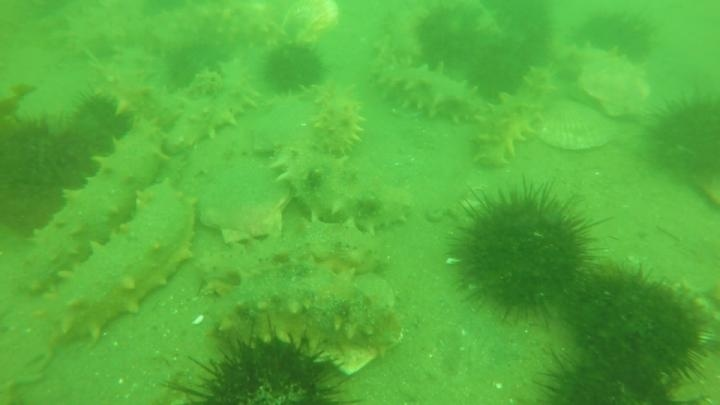
#> input picture input/1204.jpg, 720 x 405 px; its folder holds only this picture in this run
$ python icm.py
#> lines starting #> are read from the running program, lines starting #| are printed output that depends on the picture
#> in process_images, img is the input picture: shape (405, 720, 3); mean B, G, R 61.3, 175.1, 86.9
import numpy as np
import cv2
from skimage.color import rgb2hsv,hsv2rgb
import os
import natsort

def stretching(img):
    height = len(img)
#> height = 405
    width = len(img[0])
#> width = 720
    for k in range(0, 3):
        Max_channel  = np.max(img[:,:,k])
        Min_channel  = np.min(img[:,:,k])
        # print('Max_channel',Max_channel)
        # print('Min_channel',Min_channel)
        for i in range(height):
            for j in range(width):
                img[i,j,k] = (img[i,j,k] - Min_channel) * (255 - 0) / (Max_channel - Min_channel)+ 0
#> this loop made 3 passes
#> (Max_channel, Min_channel) on passes 1 to 3: (161, 8), (255, 79), (173, 23)
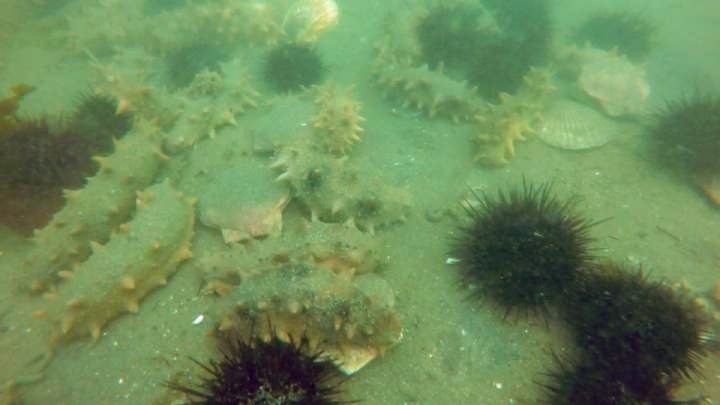
#> img: shape (405, 720, 3); mean B, G, R 88.4, 138.7, 108.3
    return img

def global_stretching(img_L,height, width):
    I_min = np.min(img_L)
    I_max = np.max(img_L)
    I_mean = np.mean(img_L)

    array_Global_histogram_stretching_L = np.zeros((height, width))
    for i in range(0, height):
        for j in range(0, width):
            p_out = (img_L[i][j] - I_min) * ((1) / (I_max - I_min))
            array_Global_histogram_stretching_L[i][j] = p_out

    return array_Global_histogram_stretching_L

def  HSVStretching(sceneRadiance):
    height = len(sceneRadiance)
#> height = 405
    width = len(sceneRadiance[0])
#> width = 720
    img_hsv = rgb2hsv(sceneRadiance)
#> img_hsv: shape (405, 720, 3) float64; mean of channels 0, 1, 2 0.406, 0.367, 0.546
    h, s, v = cv2.split(img_hsv)
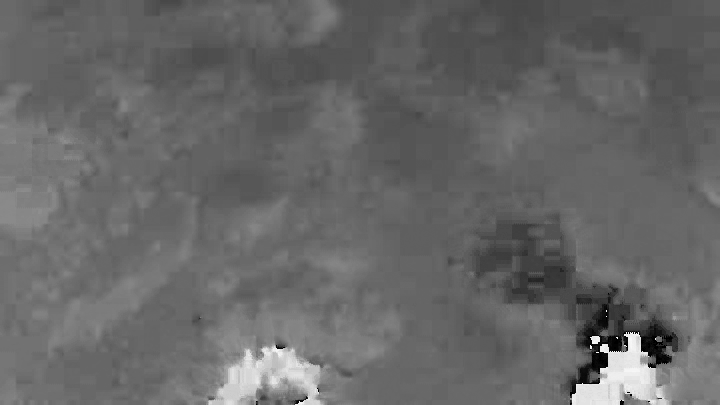
#> h: shape (405, 720) float64; min 0, max 0.988, mean 0.406
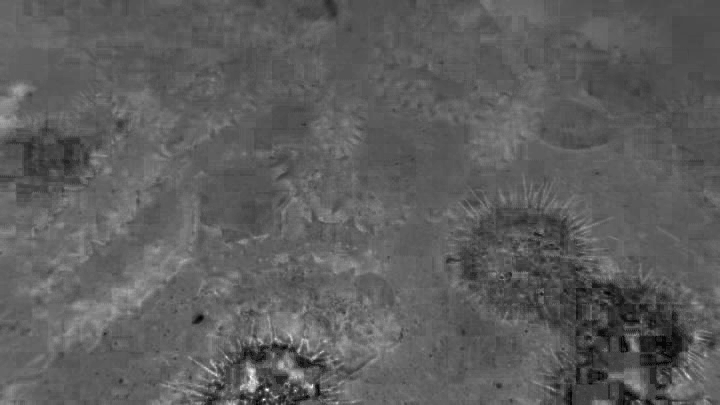
#> s: shape (405, 720) float64; min 0, max 1, mean 0.367
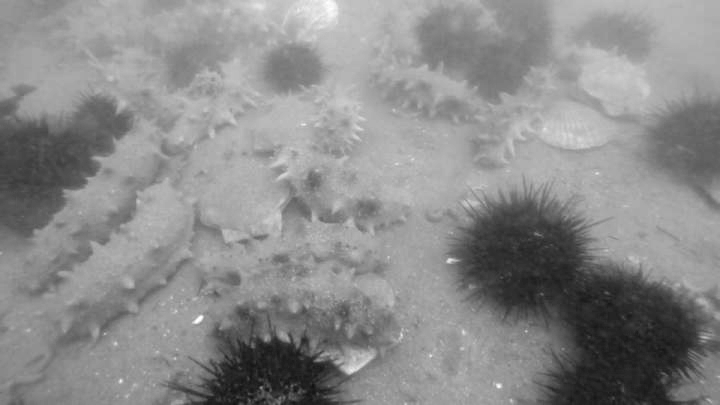
#> v: shape (405, 720) float64; min 0.0627, max 1, mean 0.546
    img_s_stretching = global_stretching(s, height, width)
#> in global_stretching, `I_min = np.min(img_L)`: I_min = 0
#> in global_stretching, `I_max = np.max(img_L)`: I_max = 1
#> in global_stretching, `I_mean = np.mean(img_L)`: I_mean = 0.367
    img_v_stretching = global_stretching(v, height, width)

    labArray = np.zeros((height, width, 3), 'float64')
    labArray[:, :, 0] = h
#> labArray: shape (405, 720, 3) float64; mean of channels 0, 1, 2 0.406, 0, 0
    labArray[:, :, 1] = img_s_stretching
#> labArray: shape (405, 720, 3) float64; mean of channels 0, 1, 2 0.406, 0.367, 0
    labArray[:, :, 2] = img_v_stretching
#> labArray: shape (405, 720, 3) float64; mean of channels 0, 1, 2 0.406, 0.367, 0.515
    img_rgb = hsv2rgb(labArray) * 255
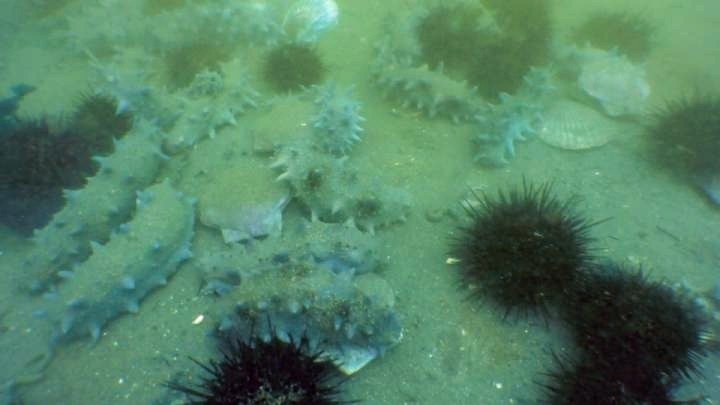
#> img_rgb: shape (405, 720, 3) float64; mean R, G, B 83.3, 131.1, 102

    return img_rgb

def sceneRadianceRGB(sceneRadiance):

    sceneRadiance = np.clip(sceneRadiance, 0, 255)
    sceneRadiance = np.uint8(sceneRadiance)

    return sceneRadiance

def ICM(img):
    sceneRadiance = sceneRadianceRGB(img)
    sceneRadiance = HSVStretching(sceneRadiance)
    sceneRadiance = sceneRadianceRGB(sceneRadiance)
    return sceneRadiance


def process_images(input_folder, output_folder):
    files = os.listdir(input_folder)
    files = natsort.natsorted(files)
    for file in files:
        filepath = os.path.join(input_folder, file)
        if os.path.isfile(filepath):
            print('Processing file:', file)
            img = cv2.imread(filepath)
            img = stretching(img)
            sceneRadiance = sceneRadianceRGB(img)
            sceneRadiance = HSVStretching(sceneRadiance)
            sceneRadiance = sceneRadianceRGB(sceneRadiance)
            output_path = os.path.join(output_folder, file.split('.')[0] + '_ICM.jpg')
            cv2.imwrite(output_path, sceneRadiance)

if __name__ == '__main__':
    input_folder = "./input"
    output_folder = "./output"
    process_images(input_folder, output_folder)

$ run again, on input/426.jpg
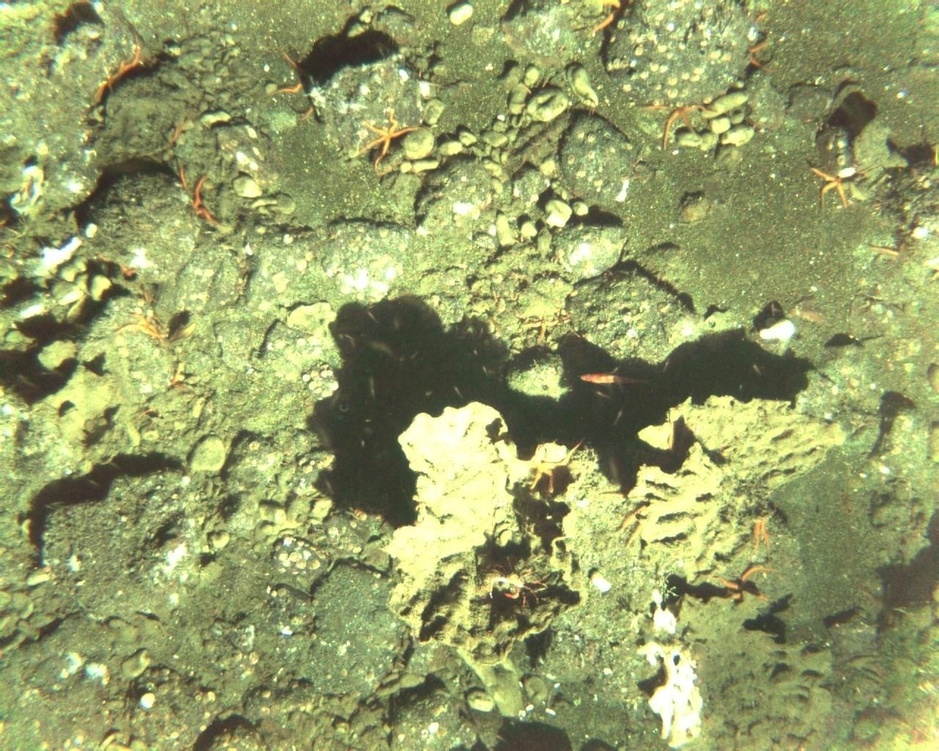
#> input picture input/426.jpg, 939 x 751 px, shrunk from 1280 x 1024 before the run
#> in process_images, img is the input picture: shape (751, 939, 3); mean B, G, R 104.3, 157.6, 149.8
#> in stretching, `height = len(img)`: height = 751
#> in stretching, `width = len(img[0])`: width = 939
#> the loop in stretching, `for k in range(0, 3):` made 3 passes
#> Min_channel on passes 1 to 3: 16, 39, 42
#> after the loop in stretching, `for k in range(0, 3):`:
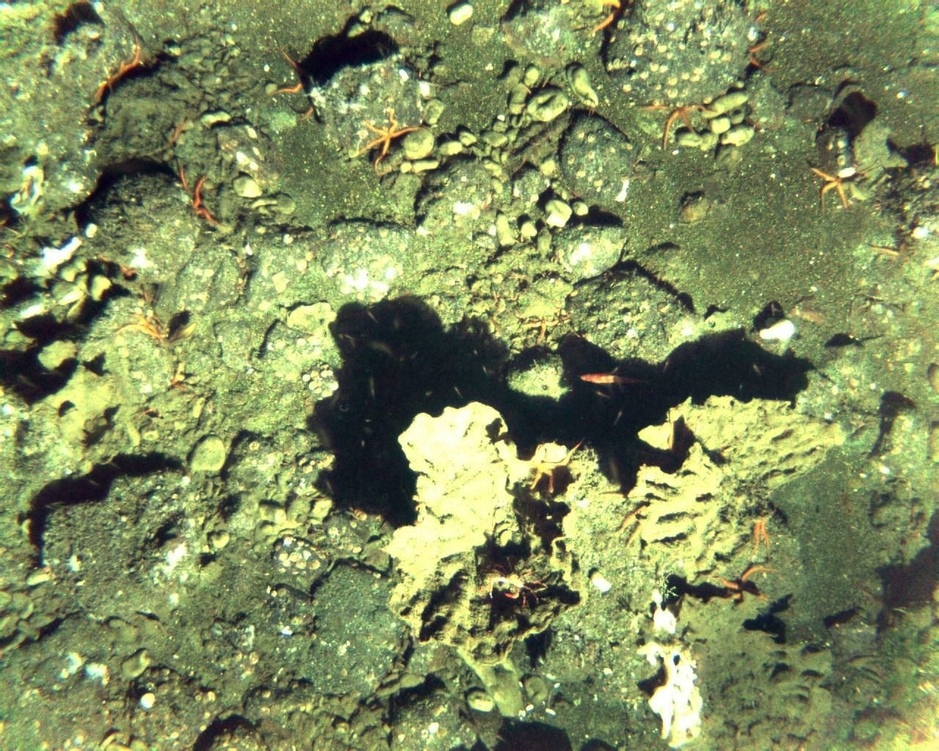
#> img: shape (751, 939, 3); mean B, G, R 93.7, 139.6, 128.5
#> in HSVStretching, `height = len(sceneRadiance)`: height = 751
#> in HSVStretching, `width = len(sceneRadiance[0])`: width = 939
#> img_hsv: shape (751, 939, 3) float64; mean of channels 0, 1, 2 0.437, 0.34, 0.553
#> I_min = 0
#> I_max = 1
#> I_mean = 0.34
#> in HSVStretching, `img_rgb = hsv2rgb(labArray) * 255`:
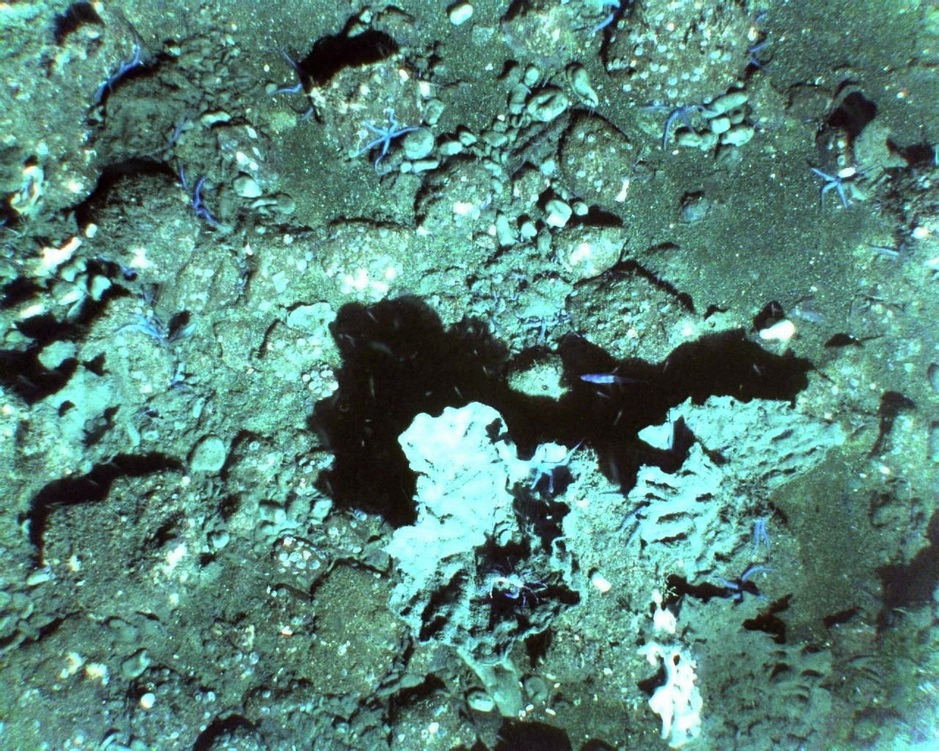
#> img_rgb: shape (751, 939, 3) float64; mean R, G, B 89.6, 134.2, 123.6

$ run again, on input/601.jpg
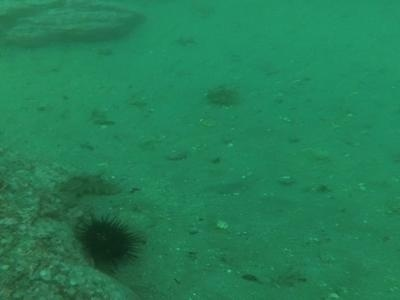
#> input picture input/601.jpg, 400 x 300 px
#> in process_images, img is the input picture: shape (300, 400, 3); mean B, G, R 86.4, 127.5, 34.7
#> in stretching, `height = len(img)`: height = 300
#> in stretching, `width = len(img[0])`: width = 400
#> the loop in stretching, `for k in range(0, 3):` made 3 passes
#> (Max_channel, Min_channel) on passes 1 to 3: (131, 20), (174, 37), (85, 2)
#> after the loop in stretching, `for k in range(0, 3):`:
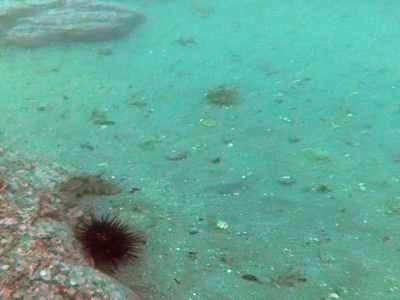
#> img: shape (300, 400, 3); mean B, G, R 152.2, 167.9, 100.1
#> in HSVStretching, `height = len(sceneRadiance)`: height = 300
#> in HSVStretching, `width = len(sceneRadiance[0])`: width = 400
#> img_hsv: shape (300, 400, 3) float64; mean of channels 0, 1, 2 0.243, 0.407, 0.663
#> I_min = 0
#> I_max = 1
#> I_mean = 0.407
#> in HSVStretching, `img_rgb = hsv2rgb(labArray) * 255`:
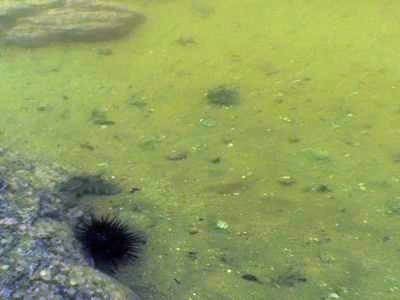
#> img_rgb: shape (300, 400, 3) float64; mean R, G, B 145.4, 160.4, 95.1
